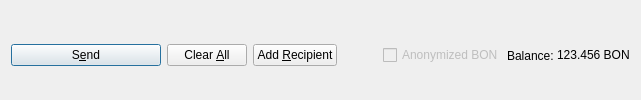
         <widget class="QFrame" name="frame_Send">
          <layout class="QHBoxLayout" name="horizontalLayout">
           <property name="bottomMargin">
            <number>0</number>
           </property>
           <item>
            <widget class="QPushButton" name="sendButton">
             <property name="minimumSize">
              <size>
               <width>150</width>
               <height>0</height>
              </size>
             </property>
             <property name="toolTip">
              <string>Confirm the send action</string>
             </property>
             <property name="text">
              <string>S&amp;end</string>
             </property>
             <property name="icon">
              <iconset resource="../bony.qrc">
               <normaloff>:/icons/send</normaloff>:/icons/send</iconset>
             </property>
             <property name="autoDefault">
              <bool>false</bool>
             </property>
             <property name="default">
              <bool>true</bool>
             </property>
            </widget>
           </item>
           <item>
            <widget class="QPushButton" name="clearButton">
             <property name="sizePolicy">
              <sizepolicy hsizetype="Minimum" vsizetype="Fixed">
               <horstretch>0</horstretch>
               <verstretch>0</verstretch>
              </sizepolicy>
             </property>
             <property name="toolTip">
              <string>Clear all fields of the form.</string>
             </property>
             <property name="text">
              <string>Clear &amp;All</string>
             </property>
             <property name="icon">
              <iconset resource="../bony.qrc">
               <normaloff>:/icons/remove</normaloff>:/icons/remove</iconset>
             </property>
             <property name="autoDefault">
              <bool>false</bool>
             </property>
            </widget>
           </item>
           <item>
            <widget class="QPushButton" name="addButton">
             <property name="toolTip">
              <string>Send to multiple recipients at once</string>
             </property>
             <property name="text">
              <string>Add &amp;Recipient</string>
             </property>
             <property name="icon">
              <iconset resource="../bony.qrc">
               <normaloff>:/icons/add</normaloff>:/icons/add</iconset>
             </property>
             <property name="autoDefault">
              <bool>false</bool>
             </property>
            </widget>
           </item>
           <item>
            <spacer name="horizontalSpacer">
             <property name="orientation">
              <enum>Qt::Horizontal</enum>
             </property>
             <property name="sizeHint" stdset="0">
              <size>
               <width>40</width>
               <height>20</height>
              </size>
             </property>
            </spacer>
           </item>
           <item>
            <layout class="QHBoxLayout" name="horizontalLayout_2">
             <property name="spacing">
              <number>3</number>
             </property>
             <item>
              <widget class="QCheckBox" name="checkzBON">
               <property name="enabled">
                <bool>false</bool>
               </property>
               <property name="text">
                <string>Anonymized BON</string>
               </property>
              </widget>
             </item>
             <item>
              <widget class="QLabel" name="label">
               <property name="text">
                <string>Balance:</string>
               </property>
              </widget>
             </item>
             <item>
              <widget class="QLabel" name="labelBalance">
               <property name="sizePolicy">
                <sizepolicy hsizetype="Preferred" vsizetype="Fixed">
                 <horstretch>0</horstretch>
                 <verstretch>0</verstretch>
                </sizepolicy>
               </property>
               <property name="cursor">
                <cursorShape>IBeamCursor</cursorShape>
               </property>
               <property name="text">
                <string notr="true">123.456 BON</string>
               </property>
               <property name="textInteractionFlags">
                <set>Qt::LinksAccessibleByMouse|Qt::TextSelectableByKeyboard|Qt::TextSelectableByMouse</set>
               </property>
              </widget>
             </item>
            </layout>
           </item>
          </layout>
         </widget>
